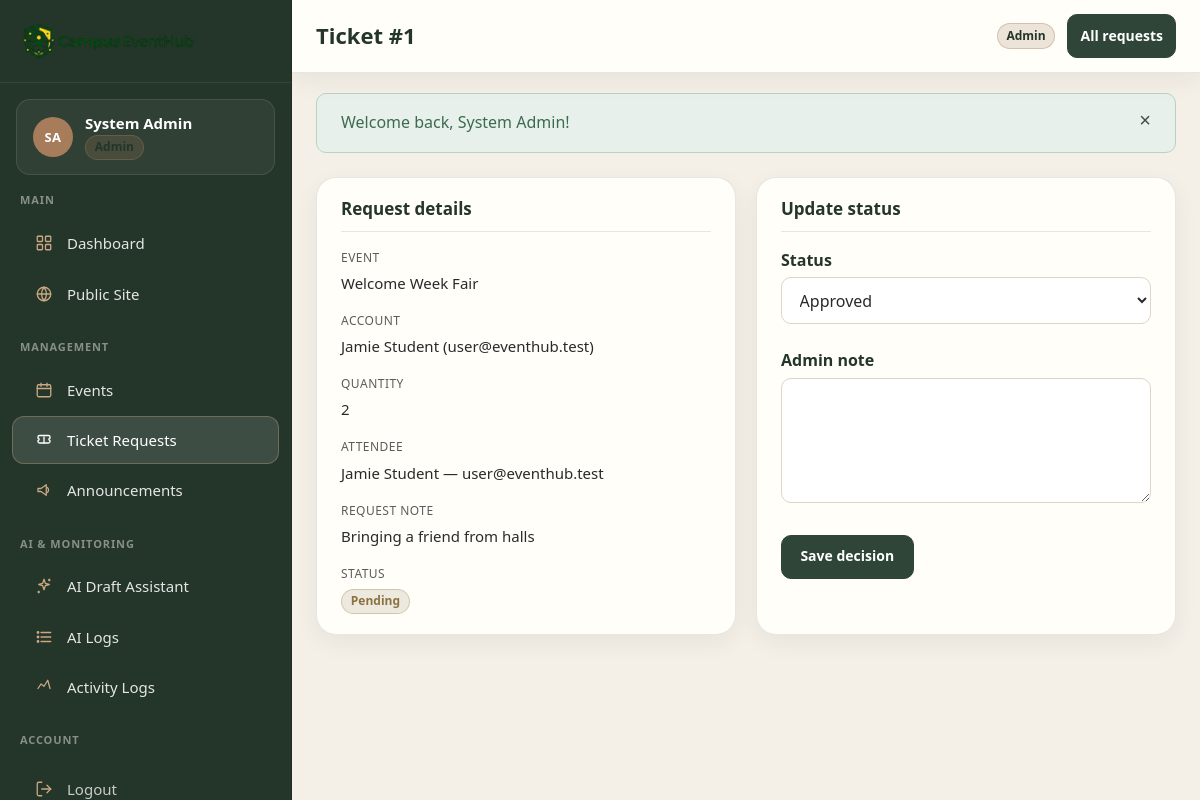
Page /admin/tickets/1 (signed in) on the committed database.
### tables this page shows
CREATE TABLE ticket_requests (
  id INT UNSIGNED AUTO_INCREMENT PRIMARY KEY,
  event_id INT UNSIGNED NOT NULL,
  user_id INT UNSIGNED NOT NULL,
  quantity TINYINT UNSIGNED NOT NULL DEFAULT 1,
  attendee_name VARCHAR(100) NOT NULL,
  attendee_email VARCHAR(150) NOT NULL,
  note VARCHAR(500) NULL,
  status ENUM('pending','approved','rejected','cancelled') NOT NULL DEFAULT 'pending',
  admin_note TEXT NULL,
  created_by INT UNSIGNED NULL,
  updated_by INT UNSIGNED NULL,
  created_at DATETIME NOT NULL DEFAULT CURRENT_TIMESTAMP,
  updated_at DATETIME NOT NULL DEFAULT CURRENT_TIMESTAMP ON UPDATE CURRENT_TIMESTAMP,
  INDEX idx_tickets_status (status),
  INDEX idx_tickets_attendee_email (attendee_email),
  CONSTRAINT fk_tickets_event FOREIGN KEY (event_id) REFERENCES events(id) ON DELETE CASCADE,
  CONSTRAINT fk_tickets_user FOREIGN KEY (user_id) REFERENCES users(id) ON DELETE CASCADE,
  CONSTRAINT fk_tickets_created_by FOREIGN KEY (created_by) REFERENCES users(id) ON DELETE SET NULL,
  CONSTRAINT fk_tickets_updated_by FOREIGN KEY (updated_by) REFERENCES users(id) ON DELETE SET NULL
);

CREATE TABLE events (
  id INT UNSIGNED AUTO_INCREMENT PRIMARY KEY,
  title VARCHAR(150) NOT NULL,
  slug VARCHAR(180) NOT NULL,
  description TEXT NOT NULL,
  category VARCHAR(80) NOT NULL,
  location VARCHAR(200) NOT NULL,
  event_date DATE NOT NULL,
  start_time TIME NOT NULL,
  end_time TIME NOT NULL,
  capacity INT UNSIGNED NOT NULL DEFAULT 100,
  image VARCHAR(120) NULL COMMENT 'Filename only, stored under public/assets/images/events/',
  status ENUM('draft','published','cancelled') NOT NULL DEFAULT 'draft',
  created_by INT UNSIGNED NULL,
  updated_by INT UNSIGNED NULL,
  created_at DATETIME NOT NULL DEFAULT CURRENT_TIMESTAMP,
  updated_at DATETIME NOT NULL DEFAULT CURRENT_TIMESTAMP ON UPDATE CURRENT_TIMESTAMP,
  UNIQUE KEY uq_events_slug (slug),
  INDEX idx_events_title (title),
  INDEX idx_events_category (category),
  INDEX idx_events_status (status),
  INDEX idx_events_event_date (event_date),
  CONSTRAINT fk_events_created_by FOREIGN KEY (created_by) REFERENCES users(id) ON DELETE SET NULL,
  CONSTRAINT fk_events_updated_by FOREIGN KEY (updated_by) REFERENCES users(id) ON DELETE SET NULL
);

CREATE TABLE users (
  id INT UNSIGNED AUTO_INCREMENT PRIMARY KEY,
  name VARCHAR(100) NOT NULL,
  email VARCHAR(150) NOT NULL,
  password VARCHAR(255) NOT NULL COMMENT 'bcrypt hash via password_hash()',
  role ENUM('admin','user') NOT NULL DEFAULT 'user',
  status ENUM('active','blocked') NOT NULL DEFAULT 'active',
  created_at DATETIME NOT NULL DEFAULT CURRENT_TIMESTAMP,
  updated_at DATETIME NOT NULL DEFAULT CURRENT_TIMESTAMP ON UPDATE CURRENT_TIMESTAMP,
  UNIQUE KEY uq_users_email (email),
  INDEX idx_users_role (role),
  INDEX idx_users_status (status)
);

### app/core/Controller.php (called while the page is built, shortened)
<?php
abstract class Controller
{
    protected function renderDashboard(string $view, array $data = []): void
    {
        require APP_PATH . '/views/layouts/dashboard_layout.php';
    }
}

### app/controllers/TicketController.php (called while the page is built, shortened)
<?php
class TicketController extends Controller
{
    private TicketRequest $tickets;
    public function __construct()
    {
        $this->tickets = new TicketRequest();
    }
    public function adminShow(string $id): void
    {
        $ticket = $this->tickets->findById((int) $id);
        $this->renderDashboard('admin/tickets/show', [
            'pageTitle' => 'Ticket #' . $id,
            'pageActionUrl' => '/admin/tickets',
            'pageActionLabel' => 'All requests',
            'ticket' => $ticket,
            'errors' => $this->getValidationErrors(),
        ]);
    }
}

### public/index.php (called while the page is built, shortened)
<?php
require_once APP_PATH . '/config/database.php';
require_once APP_PATH . '/core/Helpers.php';
require_once APP_PATH . '/core/Model.php';
require_once APP_PATH . '/core/Controller.php';
require_once APP_PATH . '/core/Router.php';
$router = new Router();
$router->get('/', 'AdminController@home');
$router->get('/login', 'AuthController@showLogin');
$router->post('/login', 'AuthController@login');
$router->get('/register', 'AuthController@showRegister');
$router->post('/register', 'AuthController@register');
$router->get('/logout', 'AuthController@logout');
$router->get('/dashboard', 'DashboardController@index');
$router->get('/events', 'EventController@index');
$router->get('/events/{slug}', 'EventController@show');
$router->post('/events/{id}/request-ticket', 'EventController@requestTicket');
$router->get('/my-tickets', 'TicketController@myTickets');
$router->get('/tickets/{id}/download', 'TicketController@download');
$router->get('/announcements', 'AnnouncementController@index');
$router->get('/about', 'AdminController@about');
$router->get('/help-assistant', 'AiController@helpPage');
$router->post('/help-assistant/ask', 'AiController@helpAsk');
$router->get('/admin/events', 'AdminController@eventIndex');
$router->get('/admin/events/create', 'AdminController@eventCreate');
$router->post('/admin/events/store', 'AdminController@eventStore');
$router->get('/admin/events/{id}', 'AdminController@eventShow');
$router->get('/admin/events/{id}/edit', 'AdminController@eventEdit');
$router->post('/admin/events/{id}/update', 'AdminController@eventUpdate');
$router->post('/admin/events/{id}/delete', 'AdminController@eventDelete');
$router->get('/admin/tickets', 'TicketController@adminIndex');
$router->get('/admin/tickets/{id}', 'TicketController@adminShow');
$router->post('/admin/tickets/{id}/status', 'TicketController@updateStatus');
$router->get('/admin/announcements', 'AnnouncementController@adminIndex');
$router->get('/admin/announcements/create', 'AnnouncementController@create');
$router->post('/admin/announcements/store', 'AnnouncementController@store');
$router->get('/admin/announcements/{id}/edit', 'AnnouncementController@edit');
$router->post('/admin/announcements/{id}/update', 'AnnouncementController@update');
$router->post('/admin/announcements/{id}/delete', 'AnnouncementController@delete');
$router->get('/admin/ai-draft', 'AiController@draftPage');
$router->post('/admin/ai-draft/generate', 'AiController@generateDraft');
$router->post('/admin/ai-draft/accept', 'AiController@acceptDraft');
$router->get('/admin/ai-logs', 'AiController@aiLogs');
$router->get('/admin/activity-logs', 'AdminController@activityLogs');
$router->dispatch();

### app/config/database.php (called while the page is built, shortened)
<?php
function db(): PDO
{
    static $pdo = null;
    if ($pdo instanceof PDO) {
        return $pdo;
    }
    $host = env('DB_HOST', '127.0.0.1');
    $port = env('DB_PORT', '3306');
    $name = env('DB_NAME', 'campus_eventhub');
    $user = env('DB_USER', 'root');
    $pass = env('DB_PASS', '');
    $dsn = sprintf(
        'mysql:host=%s;port=%s;dbname=%s;charset=utf8mb4',
        $host,
        $port,
        $name
    );
    $options = [
        PDO::ATTR_ERRMODE => PDO::ERRMODE_EXCEPTION,
        PDO::ATTR_DEFAULT_FETCH_MODE => PDO::FETCH_ASSOC,
        PDO::ATTR_EMULATE_PREPARES => false,
    ];
    try {
        $pdo = new PDO($dsn, $user, $pass, $options);
    } catch (PDOException $e) {
        if (APP_DEBUG) {
            throw $e;
        }
        http_response_code(500);
        require APP_PATH . '/views/errors/500.php';
        exit;
    }
    return $pdo;
}

### app/core/Model.php (called while the page is built, shortened)
<?php
abstract class Model
{
    public function __construct()
    {
        $this->db = db();
    }
}

### app/models/TicketRequest.php (called while the page is built, shortened)
<?php
class TicketRequest extends Model
{
    public function findById(int $id): ?array
    {
        $sql = "SELECT t.*, e.title AS event_title, e.category AS event_category,
                       e.location AS event_location, e.event_date, e.start_time AS event_start_time,
                       e.end_time AS event_end_time, e.image AS event_image, e.capacity,
                       e.slug AS event_slug, u.name AS user_name, u.email AS user_email
                FROM ticket_requests t
                INNER JOIN events e ON e.id = t.event_id
                INNER JOIN users u ON u.id = t.user_id
                WHERE t.id = :id";
        $stmt = $this->db->prepare($sql);
        $stmt->execute(['id' => $id]);
        $row = $stmt->fetch();
        return $row ?: null;
    }
}

### app/core/Helpers.php (called while the page is built, shortened)
<?php
function url(string $path = ''): string
{
    $path = $path === '' ? '/' : $path;
    return WEB_ROOT . $path;
}
function e(mixed $value): string
{
    if (is_bool($value)) {
        $value = $value ? '1' : '0';
    } elseif (is_array($value) || is_object($value)) {
        return '';
    } else {
        $value = (string) $value;
    }
    return htmlspecialchars($value, ENT_QUOTES | ENT_SUBSTITUTE, 'UTF-8');
}

### app/views/admin/tickets/show.php (the view, shortened to what this page needs)
<?php
$status = (string) ($ticket['status'] ?? 'pending');
$badgeClass = $status === 'approved' ? 'success' : ($status === 'rejected' ? 'danger' : 'warning');
?>
<div class="dash-grid dash-grid--2">
    <div class="dash-card">
        <div class="dash-card-header"><h2>Request details</h2></div>
        <dl class="dash-detail-list">
            <dt>Event</dt>
            <dd><?= e($ticket['event_title']) ?></dd>
            <dt>Account</dt>
            <dd><?= e($ticket['user_name']) ?> (<?= e($ticket['user_email']) ?>)</dd>
            <dt>Quantity</dt>
            <dd><?= e((string) $ticket['quantity']) ?></dd>
            <dt>Attendee</dt>
            <dd><?= e($ticket['attendee_name']) ?> — <?= e($ticket['attendee_email']) ?></dd>
            <dt>Request note</dt>
            <dd><?= e($ticket['note'] ?: '—') ?></dd>
            <dt>Status</dt>
            <dd><span class="dash-badge dash-badge-<?= e($badgeClass) ?>"><?= e($status) ?></span></dd>
        </dl>
    </div>
    <div class="dash-card">
        <div class="dash-card-header"><h2>Update status</h2></div>
        <form method="post" action="<?= url('/admin/tickets/' . $ticket['id'] . '/status') ?>">
            <div class="form-group">
                <label for="status">Status</label>
                <select name="status" id="status" required>
                    <option value="approved">Approved</option>
                </select>
            </div>
            <div class="form-group">
                <label for="admin_note">Admin note</label>
                <textarea name="admin_note" id="admin_note" rows="4"><?= e(old('admin_note', $ticket['admin_note'] ?? '')) ?></textarea>
            </div>
            <button type="submit" class="btn btn-primary">Save decision</button>
        </form>
    </div>
</div>

### app/core/Router.php (shortened to what this page needs)
<?php
class Router
{
    private array $routes = [];
    private function add(string $method, string $path, string $handler): void
    {
        $this->routes[] = [
            'method' => strtoupper($method),
            'pattern' => $path,
            'handler' => $handler,
        ];
    }
    public function dispatch(): void
    {
        $method = $_SERVER['REQUEST_METHOD'] ?? 'GET';
        $uri = $this->normalizeUri();
        foreach ($this->routes as $route) {
            if ($route['method'] !== $method) {
                continue;
            }
            $params = $this->match($route['pattern'], $uri);
            if ($params === null) {
                continue;
            }
            $this->invoke($route['handler'], $params);
            return;
        }
    }
    private function normalizeUri(): string
    {
        $uri = parse_url($_SERVER['REQUEST_URI'] ?? '/', PHP_URL_PATH) ?: '/';
        $webRoot = defined('WEB_ROOT') ? WEB_ROOT : '';
        if ($webRoot !== '' && str_starts_with($uri, $webRoot)) {
            $uri = substr($uri, strlen($webRoot)) ?: '/';
        }
        $uri = rtrim($uri, '/');
        return $uri === '' ? '/' : $uri;
    }
    private function match(string $pattern, string $uri): ?array
    {
        $regex = preg_replace('/\{([a-zA-Z_]+)\}/', '(?P<$1>[^/]+)', $pattern);
        $regex = '#^' . $regex . '$#';
        if (!preg_match($regex, $uri, $matches)) {
            return null;
        }
        $params = [];
        foreach ($matches as $key => $value) {
            if (is_string($key)) {
                $params[$key] = $value;
            }
        }
        return $params;
    }
    private function invoke(string $handler, array $params): void
    {
        [$class, $action] = explode('@', $handler, 2);
        $controller = new $class();
        $controller->{$action}(...array_values($params));
    }
}

### rows in the picture
ticket_requests: event.title "Welcome Week Fair", created_by.name "Jamie Student", created_by.email "user@eventhub.test", quantity "2", attendee_name "Jamie Student", attendee_email "user@eventhub.test", note "Bringing a friend from halls", status "Pending"

### other values in the picture
$group['label'] "MAIN"
$item['label'] "Dashboard"
$item['label'] "Public Site"
$group['label'] "MANAGEMENT"
$item['label'] "Events"
$item['label'] "Ticket Requests"
$item['label'] "Announcements"
$group['label'] "AI & MONITORING"
$item['label'] "AI Draft Assistant"
$item['label'] "AI Logs"
$item['label'] "Activity Logs"
$group['label'] "ACCOUNT"
$item['label'] "Logout"
$message "Welcome back, System Admin!"
